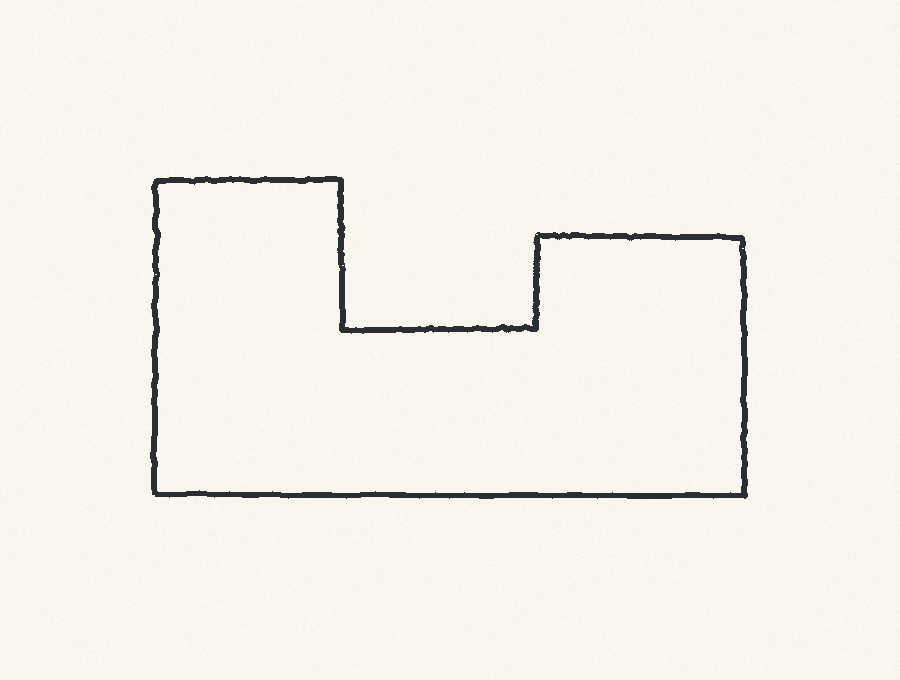
#> input picture demos/002-sketch-to-3d/samples/outline.png, 900 x 680 px
$ python studio.py
#> lines starting #> are read from the running program, lines starting #| are printed output that depends on the picture; after the words box and inside, x2 and y2 are one past the last pixel; in counts of white or black regions, pixels touching at a corner belong together
### demos/002-sketch-to-3d/sketch.py
"""Trace one closed, dark outline from an image and extrude a CAD solid."""
import argparse
import json
import math
from pathlib import Path

import contourpy
import numpy as np
from PIL import Image, ImageOps
from scipy import ndimage

SAMPLE = Path(__file__).parent / "samples" / "outline.png"


def simplify(points, tolerance):
    """Ramer–Douglas–Peucker simplification, including a closed input ring."""
    points = np.asarray(points, dtype=float)
    start, end = points[0], points[-1]
    segment = end - start
    length2 = segment @ segment
    if length2:
        t = np.clip((points - start) @ segment / length2, 0, 1)
        distances = np.linalg.norm(points - (start + t[:, None] * segment), axis=1)
    else:
        distances = np.linalg.norm(points - start, axis=1)
    index = int(np.argmax(distances))
    if distances[index] > tolerance:
        return np.vstack((simplify(points[:index + 1], tolerance)[:-1],
                          simplify(points[index:], tolerance)))
    return points[[0, -1]]


def trace(path, width=80, threshold=120, tolerance=1.5):
#> called with width = 80, threshold = 120, tolerance = 1.5
    if not math.isfinite(width) or not 5 <= width <= 500:
        raise ValueError("Width must be 5–500 mm.")
    if not math.isfinite(threshold) or not 20 <= threshold <= 230:
        raise ValueError("Threshold must be 20–230.")
    if not math.isfinite(tolerance) or not .25 <= tolerance <= 5:
        raise ValueError("Outline tolerance must be 0.25–5 pixels.")
    with Image.open(path) as original:
#> original is the input picture: PIL image 900x680 RGB; mean R, G, B 244.7, 241.8, 233
        if original.width * original.height > 25_000_000:
            raise ValueError("Use an image under 25 megapixels.")
        im = ImageOps.exif_transpose(original).convert("RGBA")
        background = Image.new("RGBA", im.size, "white")
#> background: PIL image 900x680 RGBA; every value is 255
        background.alpha_composite(im)
        im = background.convert("RGB")
        im.thumbnail((1000, 1000))
    gray = np.asarray(im.convert("L"))
    dark = gray < threshold
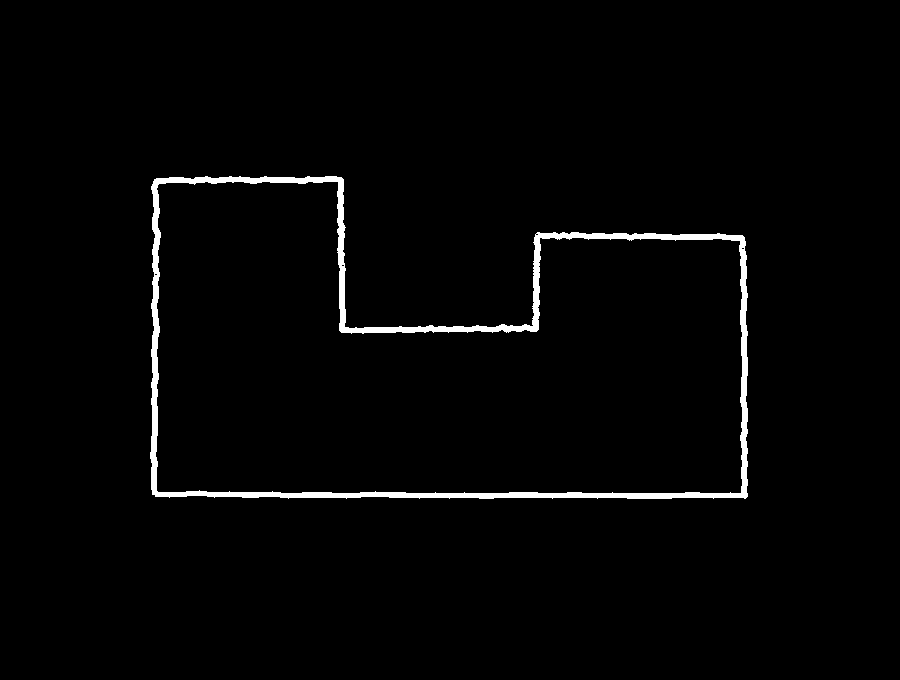
#> dark: shape (680, 900) bool; 1.9% white; 1 white region, box (x1, y1, x2, y2) and area: (150, 176, 748, 499) 11453
    if dark[0].any() or dark[-1].any() or dark[:, 0].any() or dark[:, -1].any():
        raise ValueError("Crop to a single outline with a clean, light border.")
    labels, count = ndimage.label(dark, structure=np.ones((3, 3)))
#> count = 1
    sizes = np.bincount(labels.ravel())
#> sizes = [600547, 11453]
    candidates = [i for i in range(1, count + 1) if sizes[i] >= max(25, dark.size * .00015)]
#> candidates = [1]
    if len(candidates) != 1:
        raise ValueError("Use exactly one connected outline; remove text, holes and extra marks.")
    ink = labels == candidates[0]
    filled = ndimage.binary_fill_holes(ink)
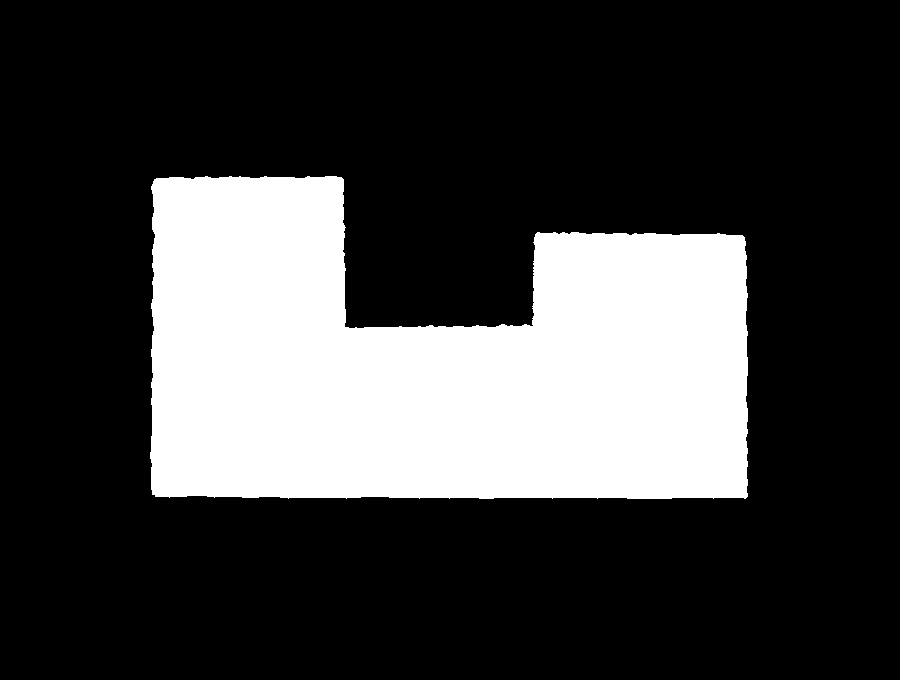
#> filled: shape (680, 900) bool; 24.6% white; 1 white region, box (x1, y1, x2, y2) and area: (150, 176, 748, 499) 150489
    interior = filled & ~ink
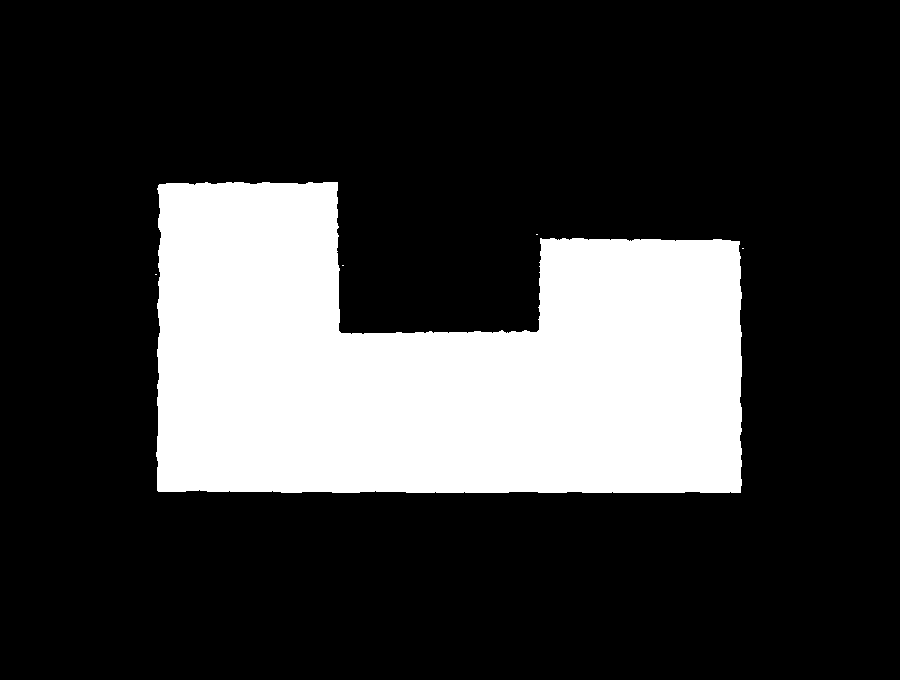
#> interior: shape (680, 900) bool; 22.7% white; 5 white regions (4 under 20 px), largest, box (x1, y1, x2, y2) and area: (156, 182, 742, 493) 139028
    inside_labels, _ = ndimage.label(interior)
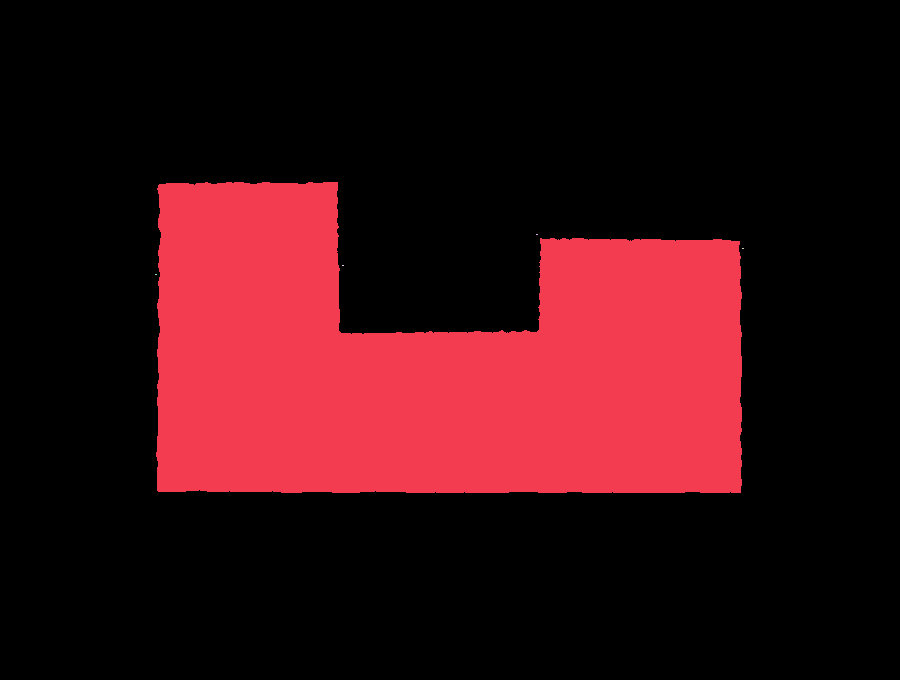
#> inside_labels: shape (680, 900) int32; 6 distinct labels, from 0 to 5; one colour per label, 0 black
    inside_sizes = np.bincount(inside_labels.ravel())[1:]
#> inside_sizes = [139028, 2, 2, 2, 2]
    regions = int(np.sum(inside_sizes >= max(100, dark.size * .0002)))
#> regions = 1
    if regions != 1 or interior.sum() < max(100, ink.sum()):
        raise ValueError("Outline must be closed, unfilled and enclose one clear region.")
    contours = contourpy.contour_generator(z=filled.astype(float)).lines(.5)
#> contours = 1 point arrays, longest 2247 points
    if len(contours) != 1:
        raise ValueError("Unable to trace a single outer boundary.")
    pixels = simplify(contours[0], tolerance)[:-1]
#> in simplify, `points = np.asarray(points, dtype=float)`: points = 2247 pairs, first value 149.5 to 747.5, second value 175.5 to 498.5
#> in simplify, `start, end = points[0], points[-1]`: start = [204.5, 176]
#> in simplify, `segment = end - start`: segment = [0, 0]
#> in simplify, `length2 = segment @ segment`: length2 = 0
#> in simplify, `distances = np.linalg.norm(points - start, axis=1)`: distances = 2247 values, max 630.3 at index 1200, min 0 at index 0, mean 332.7
#> in simplify, `index = int(np.argmax(distances))`: index = 1200
#> in simplify (call 20), `points = np.asarray(points, dtype=float)`: points = 24 rows, first 8: [342.5, 250], [342.5, 251], [343, 251.5], [343.5, 252], [344, 252.5], [344.5, 253], [344.5, 254], [344.5, 255]
#> in simplify (call 37), `points = np.asarray(points, dtype=float)`: points = 22 rows, first 8: [476, 324.5], [477, 324.5], [478, 324.5], [478.5, 325], [479, 325.5], [480, 325.5], [481, 325.5], [482, 325.5]
#> pixels = 76 pairs, first value 149.5 to 747.5, second value 175.5 to 498.5
    if not 3 <= len(pixels) <= 180:
        raise ValueError("Outline is too complex. Use a simpler drawing or increase tolerance.")
    points = pixels.copy()
#> points has the same summary as pixels
    points[:, 1] *= -1
    points -= points.min(axis=0)
#> points = 76 pairs, first value 0 to 598, second value 0 to 323
    points *= width / np.ptp(points[:, 0])
#> points = 76 pairs, first value 0 to 80, second value 0 to 43.21
    area = .5 * np.sum(points[:, 0] * np.roll(points[:, 1], -1) -
                       np.roll(points[:, 0], -1) * points[:, 1])
#> area = -2698.4
    if area < 0:
        points = points[::-1]
    return im, pixels, points.tolist()


def build(points, depth):
    from build123d import Polygon, extrude
    if not math.isfinite(depth) or not .5 <= depth <= 100:
        raise ValueError("Depth must be 0.5–100 mm.")
    vertices = np.asarray(points, dtype=float)
    if vertices.ndim != 2 or vertices.shape[1] != 2 or not 3 <= len(vertices) <= 180:
        raise ValueError("Provide 3–180 two-dimensional outline vertices.")
    if not np.isfinite(vertices).all() or np.abs(vertices).max() > 1000:
        raise ValueError("Vertices must be finite and within 1000 mm of the origin.")
    profile = Polygon(*(tuple(v) for v in vertices.tolist()), align=None)
    if not profile.is_valid or profile.area <= 0:
        raise ValueError("Outline is not a valid planar profile.")
    part = extrude(profile, amount=depth)
    if not part.is_valid or len(part.solids()) != 1 or part.volume <= 0:
        raise ValueError("Outline did not produce one valid solid.")
    part.label = "Sketch-to-3D"
    return part


# [42 lines left out: functions export, main, not called in this run]


# [2 lines that do not run on import are left out]

### demos/002-sketch-to-3d/studio.py
"""Interactive image-to-solid viewer and repeatable application-rendered video."""
import argparse
from pathlib import Path
import textwrap

import numpy as np
from sketch import SAMPLE, trace, build, export

BG = '#0c1821'
PANEL = '#192b36'
TEXT = '#eef5f4'
MUTED = '#95adb8'
ACCENT = '#b9f478'


class Studio:
    def __init__(self, image=SAMPLE):
        import matplotlib.pyplot as plt
        from matplotlib.widgets import Button, TextBox
        self.plt = plt
        self.path = Path(image)
        self.part = None
        self.points = None
        self.signature = None
        plt.rcParams.update({'font.family': 'DejaVu Sans', 'text.color': TEXT, 'font.size': 11})
        self.fig = plt.figure(figsize=(16, 9), dpi=100, facecolor=BG)
        self.fig.canvas.manager.set_window_title('Sketch-to-3D | Demo 002')
        self.fig.text(.045, .94, 'FORM / 002', color=ACCENT, size=13, weight='bold')
        self.fig.text(.045, .864, 'Sketch. Trace. Make it solid.', size=34, weight='bold')
        self.fig.text(.045, .815, 'One closed outline → an editable extrusion → STEP + STL', color=MUTED, size=15)
        self.fig.text(.77, .94, 'LOCAL CAD LAB  /  DEMO 002', color=MUTED, size=10)
        self.input_label = self.fig.text(.045, .76, '01 / INPUT IMAGE', color=ACCENT, size=10)
        self.output_label = self.fig.text(.51, .76, '02 / ACTUAL CAD SOLID', color=ACCENT, size=10)
        self.image_ax = self.fig.add_axes([.045, .30, .40, .425], facecolor=PANEL)
        self.ax = self.fig.add_axes([.48, .26, .49, .48], projection='3d', facecolor=BG)
        self.image_ax.set_axis_off()
        self.ax.set_axis_off()
        self.image_note = self.fig.text(.045, .276, '', color=MUTED, size=10)
        self.details = self.fig.text(.52, .267, 'A flat outline becomes a real solid.', color=MUTED, size=12)
        self.fields = {}
        for x, name, value in [(.095, 'Width', '80'), (.262, 'Depth', '8'), (.448, 'Threshold', '120')]:
            box = TextBox(self.fig.add_axes([x, .188, .075, .047]), name+'  ', initial=value,
                          color=PANEL, hovercolor='#26404d')
            box.label.set_color(MUTED)
            box.label.set_fontsize(10)
            box.text_disp.set_color(TEXT)
            box.on_submit(lambda _: self.generate())
            self.fields[name] = box
        self.buttons = []
        for x, width, label, callback, color in [
            (.555, .13, 'Open image', self.open_image, PANEL),
            (.696, .115, 'Build solid', self.generate, ACCENT),
            (.823, .14, 'Export files', self.save, PANEL)]:
            button = Button(self.fig.add_axes([x, .188, width, .047]), label, color=color, hovercolor='#65948d')
            button.label.set_color(BG if color == ACCENT else TEXT)
            button.on_clicked(callback)
            self.buttons.append(button)
        self.status = self.fig.text(.045, .117, 'Ready.', color=ACCENT, size=12)
        self.fig.text(.045, .063, 'WIDTH + DEPTH IN MM  /  DARK CLOSED OUTLINES ON LIGHT PAPER  /  NO API KEY', color=MUTED, size=9)
        self.fig.text(.045, .035, '2.5D extrusion · no perspective reconstruction · editable JSON profile, not a native CAD feature tree', color=MUTED, size=9)
        self.fig.text(.73, .117, 'DRAG THE SOLID TO ORBIT', color=MUTED, size=9)

    # [14 lines left out: functions current_signature, invalidate, not called in this run]

    def generate(self, _=None):
        try:
            self.image_ax.clear()
            self.image_ax.set_axis_off()
            width, depth, threshold = (float(self.fields[key].text) for key in ('Width', 'Depth', 'Threshold'))
            im, pixels, points = trace(self.path, width, threshold)
            self.image_ax.imshow(im)
            ring = np.vstack((pixels, pixels[0]))
#> ring = 77 pairs, first value 149.5 to 747.5, second value 175.5 to 498.5
            self.image_ax.plot(ring[:, 0], ring[:, 1], color='#168888', lw=1.6)
            self.image_ax.scatter(pixels[:, 0], pixels[:, 1], s=9, color='#168888')
            self.part = build(points, depth)
#> in build, `vertices = np.asarray(points, dtype=float)`: vertices has the same summary as points in trace
            self.points, self.depth = points, depth
            self.signature = self.current_signature()
            self.image_note.set_text('Bundled synthetic sketch · teal = extracted boundary' if self.path == SAMPLE
                                     else self.path.name + ' · teal = extracted boundary')
            self.draw_part()
            self.details.set_text(f'{width:g} mm wide  /  {depth:g} mm deep  /  {len(points)} profile vertices')
            self.status.set_text(f'One valid solid · {self.part.volume:,.0f} mm³ · ready to export')
            self.status.set_color(ACCENT)
            self.fig.canvas.draw_idle()
            return True
        except Exception as exc:
            return self.invalidate(exc)

    # [87 lines left out: functions draw_part, open_image, save, record, not called in this run]


def main():
    parser = argparse.ArgumentParser(description=__doc__)
    parser.add_argument('image', nargs='?', type=Path, default=SAMPLE)
    parser.add_argument('--preview', type=Path)
    parser.add_argument('--record', type=Path)
    args = parser.parse_args()
    if args.preview or args.record:
        import matplotlib
        matplotlib.use('Agg')
    app = Studio(args.image)
    if args.record:
        app.record(args.record)
    else:
        if not app.generate():
            raise SystemExit('Unable to generate solid')
        if args.preview:
            args.preview.parent.mkdir(parents=True, exist_ok=True)
            app.fig.savefig(args.preview, facecolor=BG)
        else:
            app.plt.show()


if __name__ == '__main__':
    main()
#> (the call stopped at in build, `profile = Polygon(*(tuple(v) for v in vertices.tolist()), align=None)`: build123d is not available in this run)
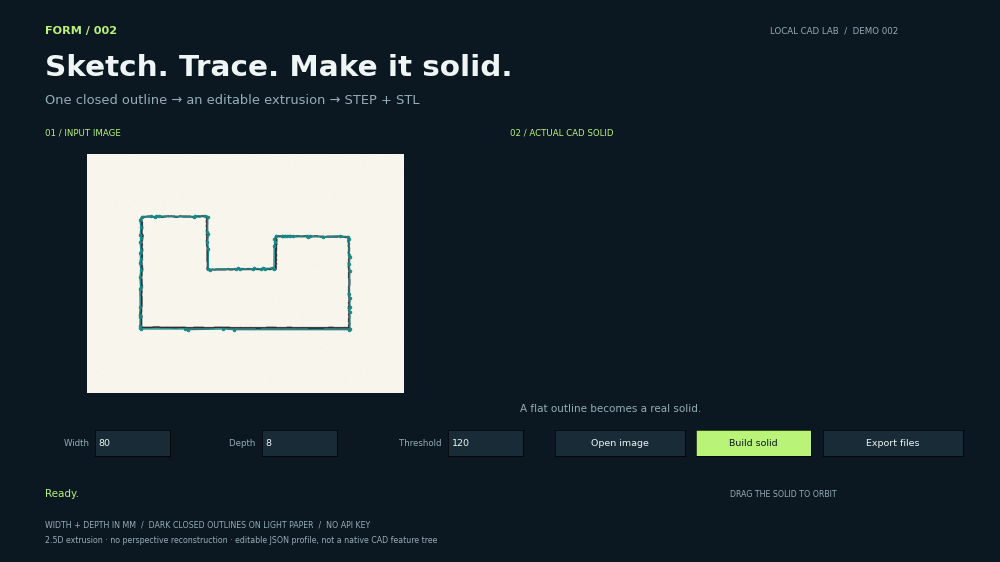
#> figure drawn by matplotlib, 4 panels
